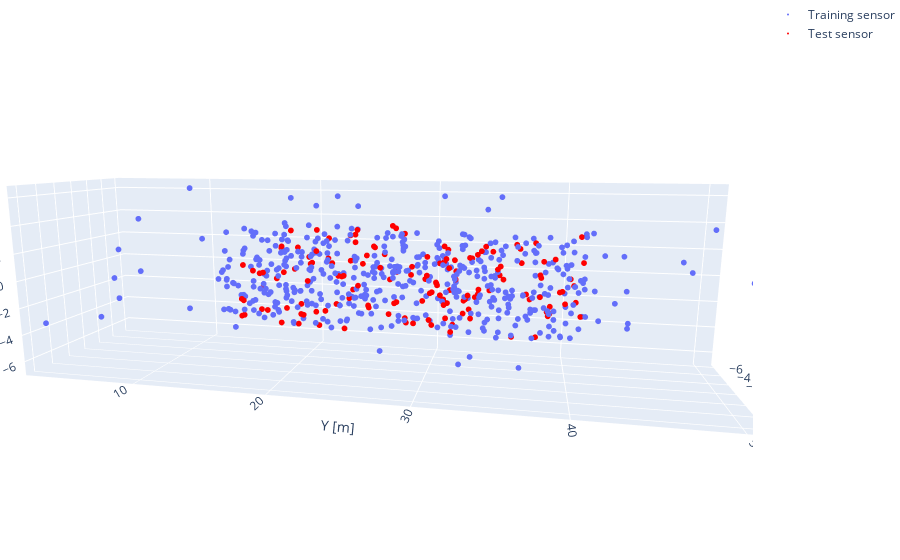

Notebook source saved alongside this figure:
### Markdown cell above
The file 'coordinates_train_tube.csv' was used instead of 'temperature_train_clean_juste.csv' in the merging process. 
For KNN : The result were not better than using the whole set of training sensors. This is probably due to the fact that KNN takes the nearest neighbors so it will automatically select the sensor clodes to the canister.

### Code cell
sensor_graph = go.Figure(
    data=[go.Scatter3d(x=coordinates_train_tube_tout['Coor X [m]'], y=coordinates_train_tube_tout['Coor Y [m]'], z=coordinates_train_tube_tout['Coor Z [m]'], 
                       mode='markers', marker=dict(size=2), name='Training sensor')],
    layout=go.Layout(
        scene=dict(
            xaxis_title='X [m]',
            yaxis_title='Y [m]',
            zaxis_title='Z [m]',
        ),
        margin=dict(l=0, r=0, b=0, t=0),
    )
)

# Adding the test sensors
sensor_graph.add_trace(go.Scatter3d(x=coordinates_test['Coor X [m]'], y=coordinates_test['Coor Y [m]'], z=coordinates_test['Coor Z [m]'], 
                           mode='markers', marker=dict(size=2, color='red'), name='Test sensor'))

sensor_graph.show()

### Figure 1 — Plotly figure (JSON) as saved in the notebook; plotly's stock layout.template omitted (floating-point values rounded to 4 significant figures; data arrays with more than 128 entries replaced by an {"elided": "..."} marker saying what was removed)
{"data": [{"marker": {"size": 2}, "mode": "markers", "name": "Training sensor", "type": "scatter3d", "x": {"elided": "474 float values"}, "y": {"elided": "474 float values"}, "z": {"elided": "474 float values"}}, {"marker": {"color": "red", "size": 2}, "mode": "markers", "name": "Test sensor", "type": "scatter3d", "x": {"elided": "145 float values"}, "y": {"elided": "145 float values"}, "z": {"elided": "145 float values"}}], "layout": {"autosize": true, "margin": {"b": 0, "l": 0, "r": 0, "t": 0}, "scene": {"aspectmode": "auto", "aspectratio": {"x": 0.6401, "y": 2.374, "z": 0.6579}, "camera": {"center": {"x": 0, "y": 0, "z": 0}, "eye": {"x": 2.265, "y": 0.4998, "z": 0.452}, "projection": {"type": "perspective"}, "up": {"x": 0.001851, "y": -0.0005198, "z": 1.0}}, "xaxis": {"title": {"text": "X [m]"}, "type": "linear"}, "yaxis": {"title": {"text": "Y [m]"}, "type": "linear"}, "zaxis": {"title": {"text": "Z [m]"}, "type": "linear"}}}}
